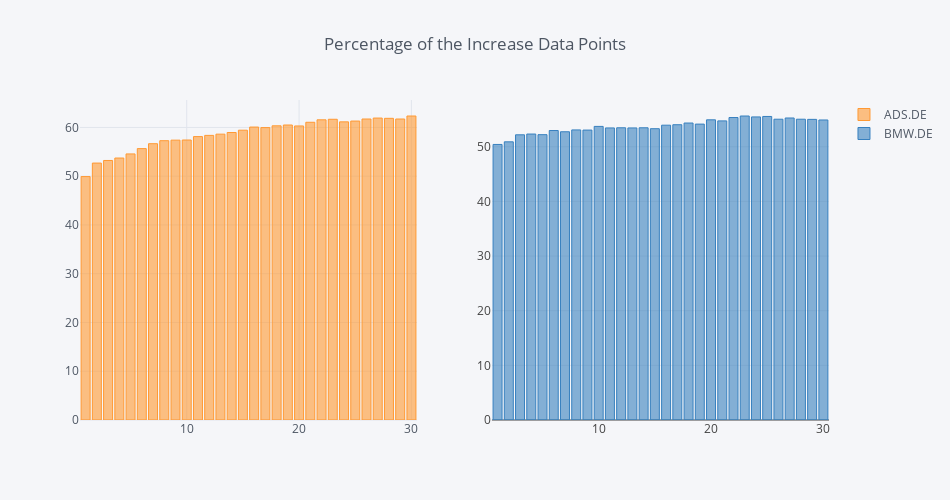

Source (notebook cell):
### Code cell
table.iplot(kind='bar', subplots=True, dimensions=(950,500), title='Percentage of the Increase Data Points')

### Figure 1 — Plotly figure (JSON) as saved in the notebook; plotly's stock layout.template omitted (floating-point values rounded to 4 significant figures)
{"data": [{"marker": {"color": "rgba(255, 153, 51, 0.6)", "line": {"color": "rgba(255, 153, 51, 1.0)", "width": 1}}, "name": "ADS.DE", "orientation": "v", "text": "", "type": "bar", "x": [1, 2, 3, 4, 5, 6, 7, 8, 9, 10, 11, 12, 13, 14, 15, 16, 17, 18, 19, 20, 21, 22, 23, 24, 25, 26, 27, 28, 29, 30], "xaxis": "x1", "y": [49.92, 52.69, 53.22, 53.72, 54.56, 55.65, 56.66, 57.27, 57.39, 57.41, 58.11, 58.37, 58.62, 58.95, 59.43, 60.07, 59.96, 60.32, 60.49, 60.3, 61.05, 61.56, 61.67, 61.14, 61.3, 61.72, 61.92, 61.86, 61.72, 62.34], "yaxis": "y1"}, {"marker": {"color": "rgba(55, 128, 191, 0.6)", "line": {"color": "rgba(55, 128, 191, 1.0)", "width": 1}}, "name": "BMW.DE", "orientation": "v", "text": "", "type": "bar", "x": [1, 2, 3, 4, 5, 6, 7, 8, 9, 10, 11, 12, 13, 14, 15, 16, 17, 18, 19, 20, 21, 22, 23, 24, 25, 26, 27, 28, 29, 30], "xaxis": "x2", "y": [50.42, 50.9, 52.18, 52.32, 52.21, 52.97, 52.74, 53.08, 53.05, 53.72, 53.44, 53.47, 53.44, 53.47, 53.3, 53.95, 54.03, 54.34, 54.14, 54.92, 54.73, 55.34, 55.62, 55.46, 55.54, 55.04, 55.26, 55.04, 55.01, 54.9], "yaxis": "y2"}], "layout": {"height": 500, "legend": {"bgcolor": "#F5F6F9", "font": {"color": "#4D5663"}}, "paper_bgcolor": "#F5F6F9", "plot_bgcolor": "#F5F6F9", "title": "Percentage of the Increase Data Points", "titlefont": {"color": "#4D5663"}, "width": 950, "xaxis1": {"anchor": "y1", "domain": [0, 0.45], "gridcolor": "#E1E5ED", "showgrid": true, "tickfont": {"color": "#4D5663"}, "title": "", "titlefont": {"color": "#4D5663"}, "zerolinecolor": "#E1E5ED"}, "xaxis2": {"anchor": "y2", "domain": [0.55, 1]}, "yaxis1": {"anchor": "x1", "domain": [0, 1], "gridcolor": "#E1E5ED", "showgrid": true, "tickfont": {"color": "#4D5663"}, "title": "", "titlefont": {"color": "#4D5663"}, "zerolinecolor": "#E1E5ED"}, "yaxis2": {"anchor": "x2", "domain": [0, 1]}}}
